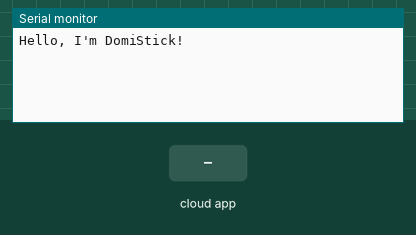
The program below on a simulated ESP32. Shown: the last lines printed to the serial monitor. The inputs (shaded band) are chosen by the test bench. WiFi joins after 1.5 s; servers stay silent unless stated; USB keyboard and mouse output is not drawn; not simulated (calls return 0 or success): secrets.h.

Above: at 2.7 s.
2.8 s: the phone or cloud app sets isAwake to 0
At 3.8 s:
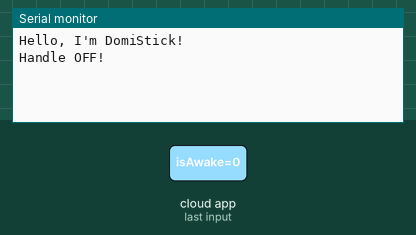
4.5 s: the phone or cloud app sets isAwake to 1
At 4.9 s:
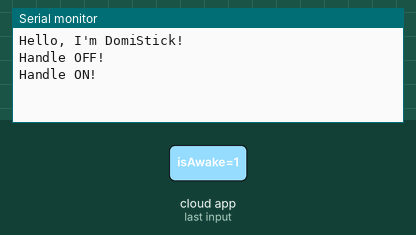

The program:

main.cpp
```cpp
#include <Arduino.h>

#include <USB.h>
#include <USBHIDKeyboard.h>
#include <ArduinoIoTCloud.h>
#include <Arduino_ConnectionHandler.h>

#include <secrets.h>


// #if ARDUINO_USB_MODE
// #warning This sketch should be used when USB is in OTG mode
// void setup(){}
// void loop(){}
// #else


WiFiConnectionHandler ArduinoIoTPreferredConnection(SSID, PASS);
bool isAwake;
USBHIDKeyboard kb;


void onIsAwakeChange()  {
    if (isAwake) {
        Serial.println("Handle ON!");
    }
    else {
        Serial.println("Handle OFF!");
    }
}


void setup() {
    Serial.begin(115200);
    delay(1500);
    Serial.println("Hello, I'm DomiStick!");

    ArduinoCloud.setBoardId(DEVICE_ID);
    ArduinoCloud.setSecretDeviceKey(DEVICE_KEY);
    ArduinoCloud.addProperty(isAwake, READWRITE, ON_CHANGE, onIsAwakeChange);
    ArduinoCloud.begin(ArduinoIoTPreferredConnection);
    ArduinoCloud.printDebugInfo();

    kb.begin();
    USB.begin();
}


void loop() {
    ArduinoCloud.update();
}


// #endif /* ARDUINO_USB_MODE */
```

Measured:
- after the input at 2.8 s, the serial monitor: prints a new line after 0.20 s (image 1)
- after the input at 4.5 s, the serial monitor: prints a new line at once (image 2)
